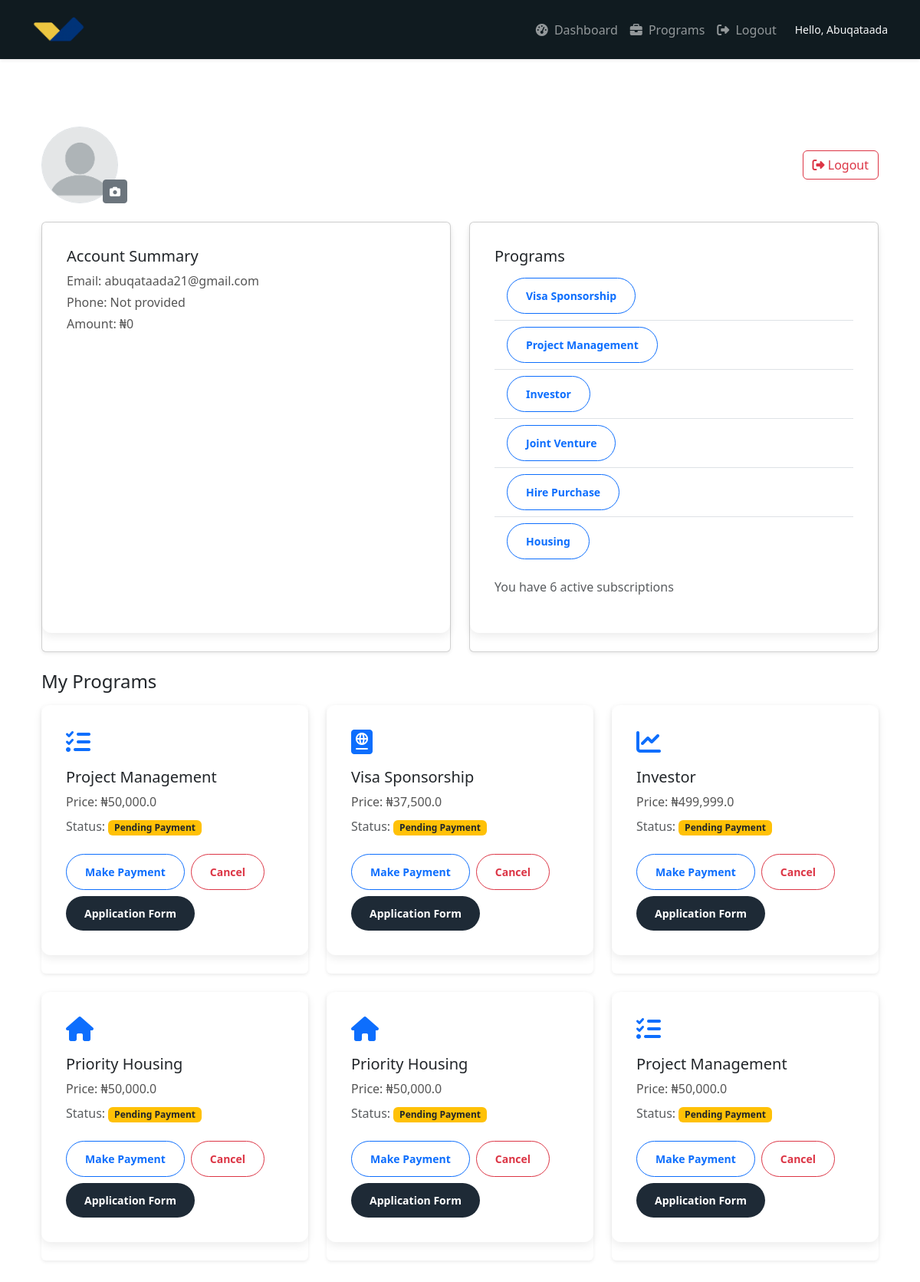
Page /dashboard (signed in) on the earlier database version.
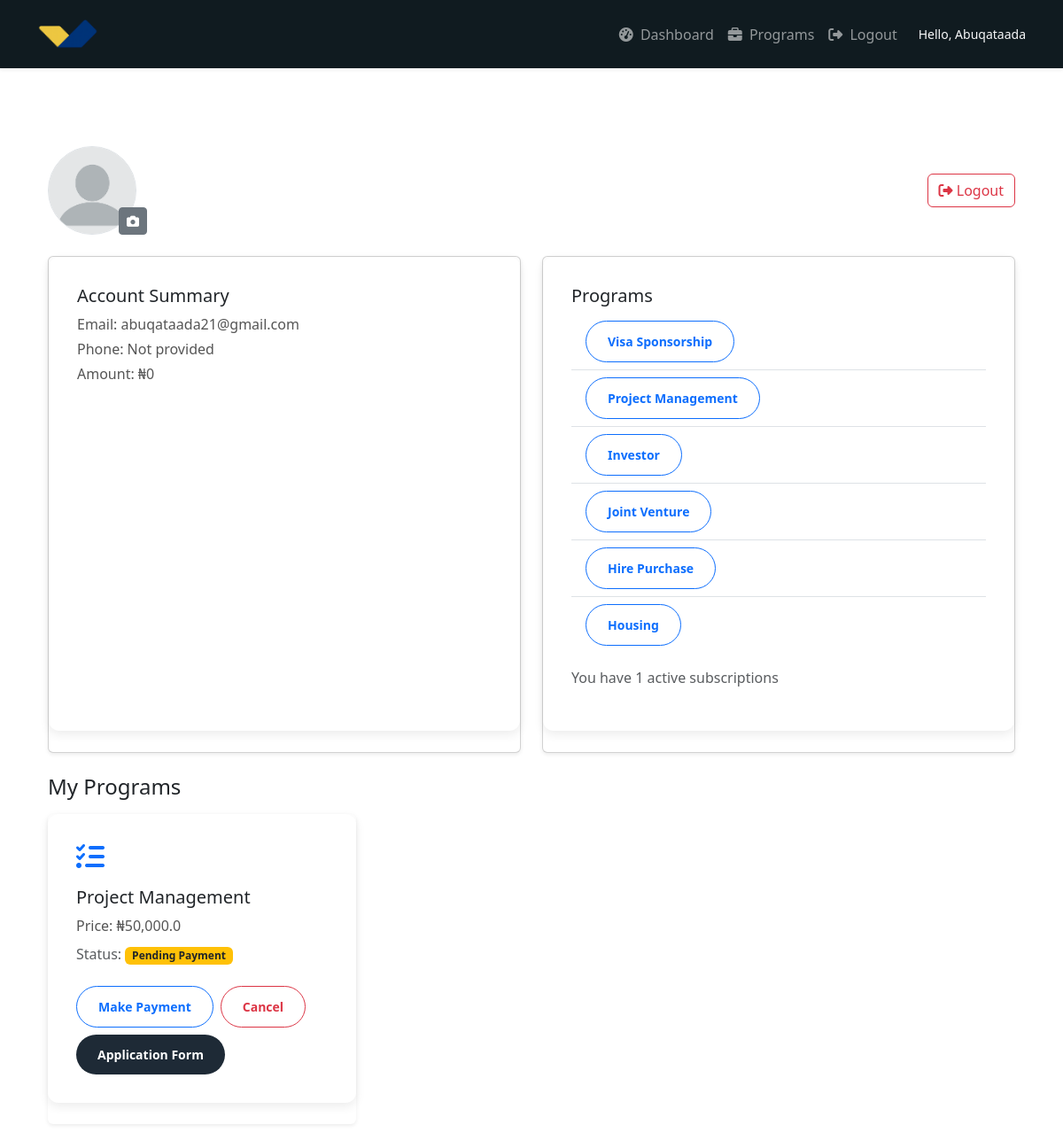
Same page on the later database version.
### app.py (models this page shows, shortened)
class User(db.Model, UserMixin):
    id = db.Column(db.Integer, primary_key=True)
    username = db.Column(db.String(150), nullable=False)
    first_name = db.Column(db.String(150), nullable=False)
    last_name = db.Column(db.String(150), nullable=False)
    user_code = db.Column(db.String(150), nullable=False)
    town = db.Column(db.String(150), nullable=True)
    country = db.Column(db.String(150), nullable=True)
    phone = db.Column(db.String(150), nullable=True)
    email = db.Column(db.String(150), unique=True, nullable=False)
    password_hash = db.Column(db.String(200), nullable=False)
    is_admin = db.Column(db.Boolean, default=False)
    subscriptions = db.relationship('Subscription', backref='user', lazy=True)
    profile_picture = db.Column(db.String(200), nullable=True)
    def get_profile_picture_url(self):
        if self.profile_picture:
            return url_for('static', filename=f'uploads/{self.profile_picture}')
        return url_for('static', filename='images/profile.png')

class Subscription(db.Model):
    id = db.Column(db.Integer, primary_key=True)
    user_id = db.Column(db.Integer, db.ForeignKey('user.id'), nullable=False)
    program_id = db.Column(db.Integer, db.ForeignKey('program.id'), nullable=False)
    is_paid = db.Column(db.Boolean, default=False)
    payment_receipt = db.Column(db.String(200), nullable=True)  # uploaded filename
    created_at = db.Column(db.DateTime, default=datetime.now(timezone.utc))
    status = db.Column(db.String(100), default='pending', nullable=False)
    order_number = db.Column(db.String(100), unique=True, nullable=True)

class Program(db.Model):
    id = db.Column(db.Integer, primary_key=True)
    name = db.Column(db.String(100), nullable=False)
    slug = db.Column(db.String(100), unique=True, nullable=False)
    price = db.Column(db.Float, nullable=False)
    icon = db.Column(db.String(50))
    subscriptions = db.relationship('Subscription', backref='program', lazy=True)

### app.py (the view)
@app.route('/dashboard')
@login_required
def dashboard():
    subscriptions = Subscription.query.filter_by(user_id=current_user.id).all()
    programs = Program.query.all()
    return render_template('dashboard.html', subscriptions=subscriptions, programs=programs)

### app.py (called while the page is built)
@login_manager.user_loader
def load_user(user_id):
    return User.query.get(int(user_id))

### templates/dashboard.html (shortened to what this page needs)
{% extends "dashboard_base.html" %}
{% block content %}
<div class="container my-5">
    <div class="row justify-content-between align-items-center">
        <div class="col-auto position-relative">
            <div class="profile-picture border rounded-circle overflow-hidden" style="width: 100px; height: 100px;">
                <img src="{% if current_user.profile_picture %}{{ url_for('static', filename='uploads/' + current_user.profile_picture) }}{% else %}{{ url_for('static', filename='images/profile.png') }}{% endif %}"
                    alt="Profile Picture"
                    class="img-fluid w-100 h-100"
                    style="object-fit: cover;">
            </div>
            <button class="btn btn-sm btn-secondary position-absolute bottom-0 end-0"
                data-bs-toggle="modal" data-bs-target="#uploadProfilePictureModal">
                <i class="fas fa-camera"></i>
            </button>
        </div>
        <div class="col-auto">
            <a href="{{ url_for('logout') }}" class="btn btn-outline-danger">
                <i class="fas fa-sign-out-alt"></i> Logout
            </a>
        </div>
    </div><br>
    <div class="row">
        <div class="col-md-6 mb-4">
            <div class="card shadow-sm h-100">
                <div class="card-body">
                    <h5 class="card-title">Account Summary</h5>
                    <p class="mb-1">Email: {{ current_user.email }}</p>
                    <p class="mb-1">Phone: {{ current_user.phone or 'Not provided' }}</p>
                    <p>Amount: ₦{{ "{:,}".format(current_user.balance or 0) }}</p>
                </div>
            </div>
        </div>
        <div class="col-md-6 mb-4">
            <div class="card shadow-sm h-100">
                <div class="card-body">
                    <h5 class="card-title">Programs</h5>
                    <div class="program-list">
                        <ul class="list-group list-group-flush">
                            <li class="list-group-item d-flex justify-content-between align-items-center">
                                <a href="{{ url_for('payment_details', program_slug='visa') }}" class="btn btn-sm btn-outline-primary">Visa Sponsorship</a>
                            </li>
                            <li class="list-group-item d-flex justify-content-between align-items-center">
                                <a href="{{ url_for('payment_details', program_slug='project_management') }}" class="btn btn-sm btn-outline-primary">Project Management</a>
                            </li>
                            <li class="list-group-item d-flex justify-content-between align-items-center">
                                <a href="{{ url_for('payment_details', program_slug='investor') }}" class="btn btn-sm btn-outline-primary">Investor</a>
                            </li>
                            <li class="list-group-item d-flex justify-content-between align-items-center">
                                <a href="{{ url_for('payment_details', program_slug='joint_venture') }}" class="btn btn-sm btn-outline-primary">Joint Venture</a>
                            </li>
                            <li class="list-group-item d-flex justify-content-between align-items-center">
                                <a href="{{ url_for('payment_details', program_slug='hire_purchase') }}"
                                    class="btn btn-sm btn-outline-primary"
                                    onclick="event.preventDefault(); new bootstrap.Modal(document.getElementById('comingSoonModal')).show();">
                                    Hire Purchase
                                </a>
                            </li>
                            <li class="list-group-item d-flex justify-content-between align-items-center">
                                <a href="{{ url_for('payment_details', program_slug='housing') }}" class="btn btn-sm btn-outline-primary">Housing</a>
                            </li>
                        </ul>
                    </div>
                    <div class="mt-3">
                        <p class="small text-muted">You have {{ current_user.subscriptions|length }} active subscriptions</p>
                    </div>
                </div>
            </div>
        </div>
    </div>
    {% if subscriptions %}
    <div class="row mb-4">
        <div class="col-12">
            <h4 class="mb-3">My Programs</h4>
        </div>
        {% for user_sub in subscriptions %}
        <div class="col-md-4 mb-4">
            <div class="card shadow-sm border-0 h-100">
                <div class="card-body d-flex flex-column">
                    <div class="mb-3">
                        <i class="{{ user_sub.program.icon }} fa-2x text-primary"></i>
                    </div>
                    <h5 class="card-title">{{ user_sub.program.name }}</h5>
                    <p class="card-text mb-2">Price: ₦{{ "{:,}".format(user_sub.program.price) }}</p>
                    <p class="card-text small text-muted mb-4">
                        Status:
                        {% if user_sub.is_paid %}
                            <span class="badge bg-success">Active</span>
                                <a href="{{ url_for('apply_program', slug=user_sub.program.slug) }}"
                                class="btn btn-primary btn-sm flex-fill flex-grow-1 flex-md-grow-0">
                                Application Form
                                </a>
                        {% else %}
                            <span class="badge bg-warning text-dark">Pending Payment</span>
                        {% endif %}
                    </p>
                    {% if not user_sub.is_paid %}
                        <div class="mt-auto">
                            <div class="d-flex flex-wrap gap-2">
                                <a href="{{ url_for('payment_details', program_slug=user_sub.program.slug) }}"
                                class="btn btn-outline-primary btn-sm flex-fill flex-grow-1 flex-md-grow-0">
                                Make Payment
                                </a>
                                <button class="btn btn-outline-danger btn-sm flex-fill flex-grow-1 flex-md-grow-0"
                                        data-bs-toggle="modal"
                                        data-bs-target="#cancelModal{{ user_sub.id }}">
                                        Cancel
                                </button>
                                <a href="{{ url_for('apply_program', slug=user_sub.program.slug) }}"
                                class="btn btn-primary btn-sm flex-fill flex-grow-1 flex-md-grow-0">
                                Application Form
                                </a>
                            </div>
                        </div>
                        {% endif %}
                </div>
            </div>
        </div>
        {% endfor %}
    </div>
    {% endif %}
</div>
{% endblock %}

### templates/dashboard_base.html (shortened to what this page needs)
<!DOCTYPE html>
<html lang="en">
<head>
  <link href="https://cdn.jsdelivr.net/npm/bootstrap@5.3.2/dist/css/bootstrap.min.css" rel="stylesheet">
  <link rel="stylesheet" href="https://cdnjs.cloudflare.com/ajax/libs/font-awesome/6.4.0/css/all.min.css">
  <link href="https://cdn.jsdelivr.net/npm/bootstrap@5.3.3/dist/css/bootstrap.min.css" rel="stylesheet">
  <link rel="stylesheet" href="{{ url_for('static', filename='css/dashboard.css') }}">
</head>
<body>
  {% include 'dashboard_navbar.html' %}
  <main class="container py-4">
    {% block content %}{% endblock %}
  </main>
</body>
</html>

### templates/dashboard_navbar.html (shortened to what this page needs)
<nav class="navbar navbar-expand-lg navbar-dark py-3 sticky-top shadow-sm">
  <div class="container">
    <a class="navbar-brand fw-bold" href="{{ url_for('dashboard') }}">
      <img src="{{ url_for('static', filename='images/logo.png') }}" alt="DP" style="max-height: 35px;">
    </a>
    <div class="collapse navbar-collapse" id="dashboardNavbar">
      <ul class="navbar-nav ms-auto">
        <li class="nav-item">
          <a class="nav-link" href="{{ url_for('dashboard') }}">
            <i class="fas fa-tachometer-alt me-1"></i> Dashboard
          </a>
        </li>
        <li class="nav-item">
          <a class="nav-link" href="{{ url_for('choose_program') }}">
            <i class="fas fa-briefcase me-1"></i> Programs
          </a>
        </li>
        <li class="nav-item">
          <a class="nav-link" href="{{ url_for('logout') }}">
            <i class="fas fa-sign-out-alt me-1"></i> Logout
          </a>
        </li>
      </ul>
      <span class="navbar-text ms-lg-3 text-light small">
        Hello, {{ current_user.username }}
      </span>
    </div>
  </div>
</nav>

### static/css/dashboard.css (style rules this page uses)
.navbar, .sticky-top, .modal-header { background-color: rgb(16, 27, 32); }
.small { font-size: 0.875rem; color: #ffffff; }
.card-body { background: #ffffff; padding: 2rem; margin-bottom: 1.5rem; border-radius: 12px; border: none; box-shadow: 0 4px 12px rgba(0,0,0,0.08); transition: transform 0.3s ease, box-shadow 0.3s ease; }
.card-body p { font-size: 1rem; color: #555; margin-bottom: 1rem; line-height: 1.5; }
.card-body .btn { padding: 0.75rem 1.5rem; border-radius: 50px; font-weight: 600; transition: background 0.3s ease; }
.card-body .btn-primary { background: #1e2a36; border: none; }

Differences in the rows shown:
removed Subscription: program.name "Visa Sponsorship", is_paid "Pending Payment"
no longer on this page (row unchanged): Program: program.price "37,500.0"
removed Subscription: program.name "Investor", is_paid "Pending Payment"
no longer on this page (row unchanged): Program: program.price "499,999.0"
removed Subscription: program.name "Priority Housing", is_paid "Pending Payment"
no longer on this page (row unchanged): Program: program.price "50,000.0"
removed Subscription: program.name "Priority Housing", is_paid "Pending Payment"
removed Subscription: program.name "Project Management", {{ "{:,}".format(user_sub.program.price) }} "50,000.0", is_paid "Pending Payment"
Other differences:
{{ current_user.subscriptions|length }}: "6" → "1"
